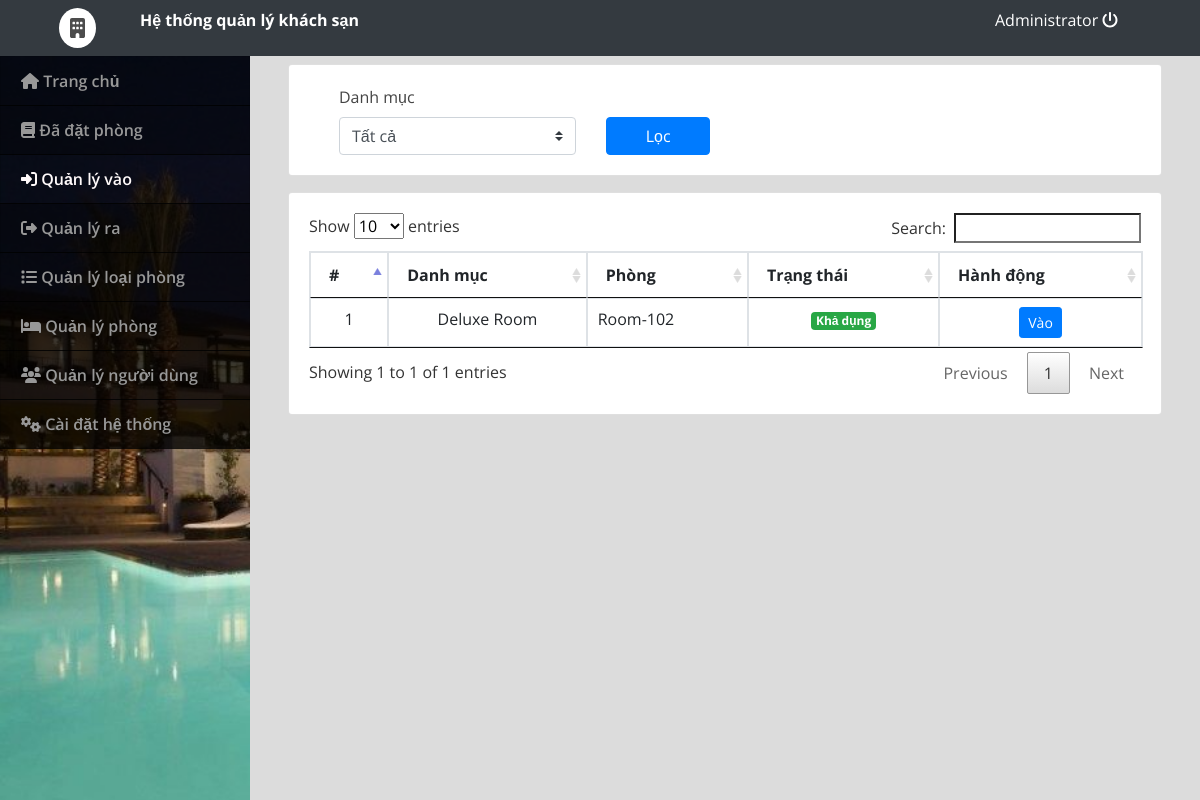
Before: /admin/index.php?page=check_in (signed in) with the older database file.
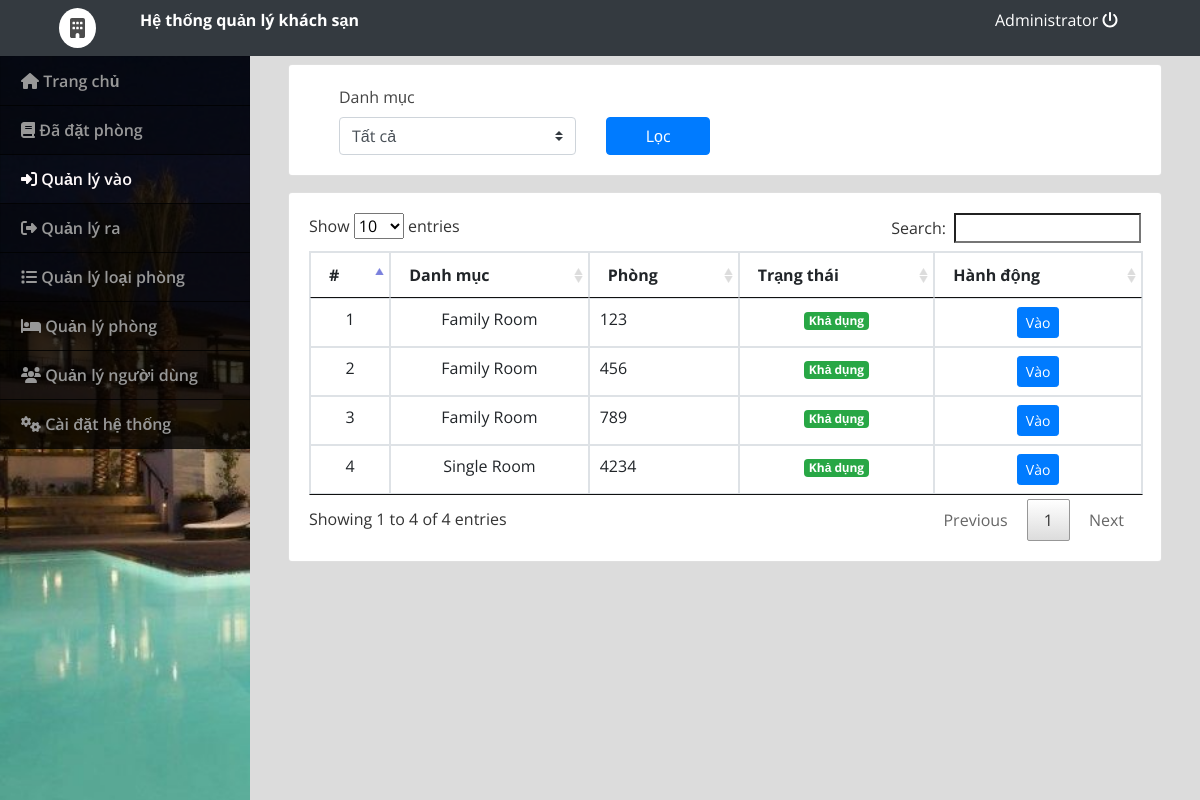
After: the same page with the newer database file.
### tables this page shows
CREATE TABLE `rooms` (
  `id` int(30) NOT NULL,
  `room` varchar(30) NOT NULL,
  `category_id` int(30) NOT NULL,
  `status` tinyint(1) NOT NULL DEFAULT 0 COMMENT '0 = Available , 1= Unvailables'
);

### admin/check_in.php (the view, shortened to what this page needs)
<?php include('db_connect.php'); ?>
<div class="container-fluid">
	<div class="col-lg-12">
		<div class="row">
			<div class="col-md-12">
				<div class="card">
					<div class="card-body">
						<div class="container-fluid">
							<div class="col-md-12">
								<form id="filter">
									<div class="row">
										<div class=" col-md-4">
											<label class="control-label">Danh mục</label>
											<select class="custom-select browser-default" name="category_id">
												<option value="all" <?php echo isset($_GET['category_id']) && $_GET['category_id'] == 'all' ? 'selected' : '' ?>>Tất cả</option>
												<?php
												$cat = $conn->query("SELECT * FROM room_categories order by name asc ");
												while($row= $cat->fetch_assoc()) {
													$cat_name[$row['id']] = $row['name'];
													?>
												<?php
												}
												?>
											</select>
										</div>
										<div class="col-md-2">
											<label for="" class="control-label">&nbsp</label>
											<button class="btn btn-block btn-primary">Lọc</button>
										</div>
									</div>
								</form>
							</div>
						</div>
					</div>
				</div>
			</div>
		</div>
		<div class="row mt-3">
			<div class="col-md-12">
				<div class="card">
					<div class="card-body">
						<table class="table table-bordered">
							<thead>
								<th>#</th>
								<th>Danh mục</th>
								<th>Phòng</th>
								<th>Trạng thái</th>
								<th>Hành động</th>
							</thead>
							<tbody>
								<?php
								$i = 1;
								$where = '';
									if(empty($where))
										$where .= " where status = '0' ";
									else
										$where .= " and status = '0' ";
								$rooms = $conn->query("SELECT * FROM rooms ".$where." order by id asc");
								while($row=$rooms->fetch_assoc()):
								?>
								<tr>
									<td class="text-center"><?php echo $i++ ?></td>
									<td class="text-center"><?php echo $cat_name[$row['category_id']] ?></td>
									<td class=""><?php echo $row['room'] ?></td>
									<?php if($row['status'] == 0): ?>
										<td class="text-center"><span class="badge badge-success">Khả dụng</span></td>
									<?php else: ?>
										<td class="text-center"><span class="badge badge-default">Không khả dụng</span></td>
									<?php endif; ?>
									<td class="text-center">
											<button class="btn btn-sm btn-primary check_in" type="button" data-id="<?php echo $row['id'] ?>">Vào</button>
									</td>
								</tr>
							<?php endwhile; ?>
							</tbody>
						</table>
					</div>
				</div>
			</div>
		</div>
	</div>
</div>

### admin/index.php (shortened to what this page needs)
<!DOCTYPE html>
<html lang="en">
<head>
<?php
 include('./header.php');
 ?>
</head>
<body>
	<?php include 'topbar.php' ?>
	<?php include 'navbar.php' ?>
  <main id="view-panel" >
      <?php $page = isset($_GET['page']) ? $_GET['page'] :'home'; ?>
  	<?php include $page.'.php' ?>
  </main>
</body>
</html>

### admin/header.php (shortened to what this page needs)
  <link rel="stylesheet" href="assets/font-awesome/css/all.min.css">
<link href="assets/vendor/bootstrap/css/bootstrap.min.css" rel="stylesheet">
<link href="assets/vendor/icofont/icofont.min.css" rel="stylesheet">
<link href="assets/vendor/boxicons/css/boxicons.min.css" rel="stylesheet">
<link href="assets/vendor/venobox/venobox.css" rel="stylesheet">
<link href="assets/vendor/animate.css/animate.min.css" rel="stylesheet">
<link href="assets/vendor/remixicon/remixicon.css" rel="stylesheet">
<link href="assets/vendor/owl.carousel/assets/owl.carousel.min.css" rel="stylesheet">
<link href="assets/vendor/bootstrap-datepicker/css/bootstrap-datepicker.min.css" rel="stylesheet">
<link href="assets/DataTables/datatables.min.css" rel="stylesheet">
<link href="assets/css/style.css" rel="stylesheet">
<link type="text/css" rel="stylesheet" href="assets/css/jquery-te-1.4.0.css">

### admin/topbar.php (shortened to what this page needs)
<nav class="navbar navbar-dark bg-dark fixed-top " style="padding:0;">
  <div class="container-fluid mt-2 mb-2">
  	<div class="col-lg-12">
  		<div class="col-md-1 float-left" style="display: flex;">
  			<div class="logo">
  				<i class="fa fa-building"></i>
  			</div>
  		</div>
      <div class="col-md-4 float-left text-white">
        <large><b><?php echo $_SESSION['setting_hotel_name']; ?></b></large>
      </div>
	  	<div class="col-md-2 float-right text-white">
	  		<a href="ajax.php?action=logout" class="text-white"><?php echo $_SESSION['login_name'] ?> <i class="fa fa-power-off"></i></a>
	    </div>
    </div>
  </div>
</nav>

### admin/navbar.php (shortened to what this page needs)
<nav id="sidebar" class='mx-lt-5' >
		<div class="sidebar-list">
				<a href="index.php?page=home" class="nav-item nav-home"><span class='icon-field'><i class="fa fa-home"></i></span> Trang chủ</a>
				<a href="index.php?page=booked" class="nav-item nav-booked"><span class='icon-field'><i class="fa fa-book"></i></span> Đã đặt phòng </a>
				<a href="index.php?page=check_in" class="nav-item nav-check_in"><span class='icon-field'><i class="fa fa-sign-in-alt"></i></span> Quản lý vào </a>
				<a href="index.php?page=check_out" class="nav-item nav-check_out"><span class='icon-field'><i class="fa fa-sign-out-alt"></i></span> Quản lý ra </a>
				<a href="index.php?page=categories" class="nav-item nav-categories"><span class='icon-field'><i class="fa fa-list"></i></span> Quản lý loại phòng</a>
				<a href="index.php?page=rooms" class="nav-item nav-rooms"><span class='icon-field'><i class="fa fa-bed"></i></span> Quản lý phòng </a>
				<?php if($_SESSION['login_type'] == 1): ?>
				<a href="index.php?page=users" class="nav-item nav-users"><span class='icon-field'><i class="fa fa-users"></i></span> Quản lý người dùng</a>
				<a href="index.php?page=site_settings" class="nav-item nav-site_settings"><span class='icon-field'><i class="fa fa-cogs"></i></span> Cài đặt hệ thống</a>
			<?php endif; ?>
		</div>
</nav>

### admin/assets/css/style.css (style rules this page uses)
body { font-family: "Open Sans", sans-serif; color: #444444; width: 100%; height: calc(100%); }
a { color: #1977cc; }
nav#sidebar { height: calc(100%); position: fixed; z-index: 99; left: 0; width: 250px; background: url(../../../assets/img/hotel-cover.jpg); background-repeat: no-repeat; background-size: cover; }
a.nav-item { position: relative; display: block; padding: .75rem 1.25rem; margin-bottom: -1px; border: 1px solid rgba(0,0,0,.125); background-color: #000000c4; color: #989898; font-weight: 600; }
a.nav-item:hover, .nav-item.active { background-color: #000000ad; color: #fffafa; }
main#view-panel { margin-left: 250px; width:calc(100% - 250px); margin-top: 3.5rem; padding: .5em }

### admin/index.php (style rules this page uses)
body { background: #80808045; }

### admin/topbar.php (style rules this page uses)
.logo { margin: auto; font-size: 20px; background: white; padding: 5px 11px; border-radius: 50% 50%; color: #000000b3; }

Changed rows visible on the page:
removed rooms: category "Deluxe Room", room "Room-102", status "Khả dụng"
added rooms: category "Family Room", room "123", status "Khả dụng"
added rooms: category "Family Room", room "456", status "Khả dụng"
added rooms: category "Family Room", room "789", status "Khả dụng"
added rooms: category "Single Room", room "4234", status "Khả dụng"
Other visible differences:
text written by a page script: "Show entries Search: Showing 1 to 1 of 1 entries Previous 1 Next" → "Show entries Search: Showing 1 to 4 of 4 entries Previous 1 Next"
